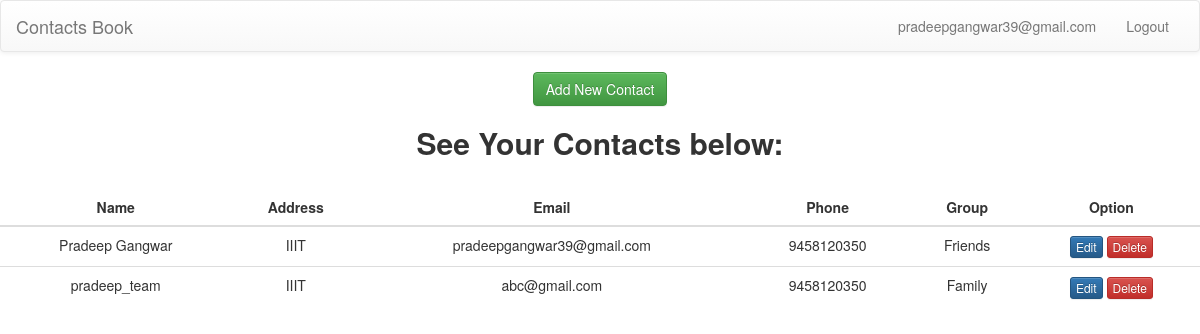
The app's page /welcome.php (signed in) with its own data.
### tables this page shows
CREATE TABLE `contacts` (
  `id` int(10) NOT NULL,
  `name` varchar(40) NOT NULL,
  `phone` varchar(13) NOT NULL,
  `address` varchar(150) NOT NULL,
  `email` varchar(40) NOT NULL,
  `localgroup` varchar(20) NOT NULL,
  `user` int(20) NOT NULL
);

### welcome.php (the view, shortened to what this page needs)
<?php
		if(!isset($_SESSION['user'])){
	  		 echo '<script language="javascript">';
      	 echo 'alert("What? Dude login first :P")';
      	 echo '</script>';
      	 header("Refresh: 1; url=index.php");
      	 exit();
		}
		else{
			$email = $_SESSION['user'];
      		$id = $_SESSION['id'];
		}
?>
<!DOCTYPE html>
<html>
<head>
	<link rel="stylesheet" href="css/style.css"/>
  	<link rel="stylesheet" href="https://maxcdn.bootstrapcdn.com/bootstrap/3.3.7/css/bootstrap.min.css">
  	<link rel="stylesheet" href="https://maxcdn.bootstrapcdn.com/bootstrap/3.3.7/css/bootstrap-theme.min.css">
</head>
<body>
<nav class="navbar navbar-default">
  <div class="container-fluid">
    <div class="navbar-header">
      <a class="navbar-brand" href="#">Contacts Book</a>
    </div>
    <div class="collapse navbar-collapse" id="bs-example-navbar-collapse-1">
      <ul class="nav navbar-nav navbar-right">
        <li><a href=""><?php echo $email ?></a></li>
        <li><a href="logout.php">Logout</a></li>
      </ul>
    </div>
  </div>
</nav>
<div class="text-center">
  <a href="newcontact.php" class="btn btn-success" role="button">Add New Contact</a>
</div>
  <h2 class="text-center"> <b> See Your Contacts below: </b></h2>
  <br>
  <?php
        $servername = "localhost";
        $username = "root";
        $password = "";
        $dbname = "address";
        $tbname = "contacts";
        try {
          $conn = new PDO("mysql:host=$servername;dbname=$dbname", $username, $password);
          $conn->setAttribute(PDO::ATTR_ERRMODE, PDO::ERRMODE_EXCEPTION);
          $stmt = $conn->prepare("SELECT * FROM $tbname WHERE user = :id");
          $stmt->execute(['id' => $id]);
          $result = $stmt->fetchAll();
          	if($result != Null){
	            echo '<table class="table table-hover table-responsive" id="contacttable">';
	            echo '<thead>';
	            echo '<tr>';
	            echo '<th>Name</th><th>Address</th><th>Email</th><th>Phone</th><th>Group</th><th>Option</th>';
	            echo '</tr>';
	            echo '</thead>';
	            echo '<tbody>';
	            foreach ($result as $out){
	                echo '<tr>';
	                echo '<td>' .$out['name']. '</td>';
	                echo '<td>' .$out['address']. '</td>';
	                echo '<td>' .$out['email']. '</td>';
	                echo '<td>' .$out['phone']. '</td>';
	                echo '<td>' .$out['localgroup']. '</td>';
	                echo '<td> <a href="contactsedit.php?id=' .$out['id']. '&user=' .$out['user']. '" class="btn btn-primary btn-xs" role="button"> Edit </a>  <a href="contactsdelete.php?id=' .$out['id']. '&user=' .$out['user']. '"class="btn btn-danger btn-xs" role="button"> Delete </a> </td>';
	                echo '</tr>';
	            }
	            echo '</tbody></table>';
          	}
          	else{
          		echo '<h3 class="text-center" style="color: red;"> No contacts to display</h3>';
          	}
        }
        catch(PDOException $e){
              echo '<script language="javascript">';
              echo '$sql . "<br>" . $e->getMessage();';
              echo '</script>';
              header("Refresh: 1; url=index.php");
          }
?>
</body>
</html>

### css/style.css (style rules this page uses)
#contacttable { align-content: center; }
#contacttable th { text-align: center; }
#contacttable tr { text-align: center; }

### records on screen
contacts: name "Pradeep Gangwar", address "IIIT", email "pradeepgangwar39@gmail.com", phone "9458120350", localgroup "Friends"
contacts: name "pradeep_team", address "IIIT", email "abc@gmail.com", phone "9458120350", localgroup "Family"

### other values on screen
$email "pradeepgangwar39@gmail.com"
